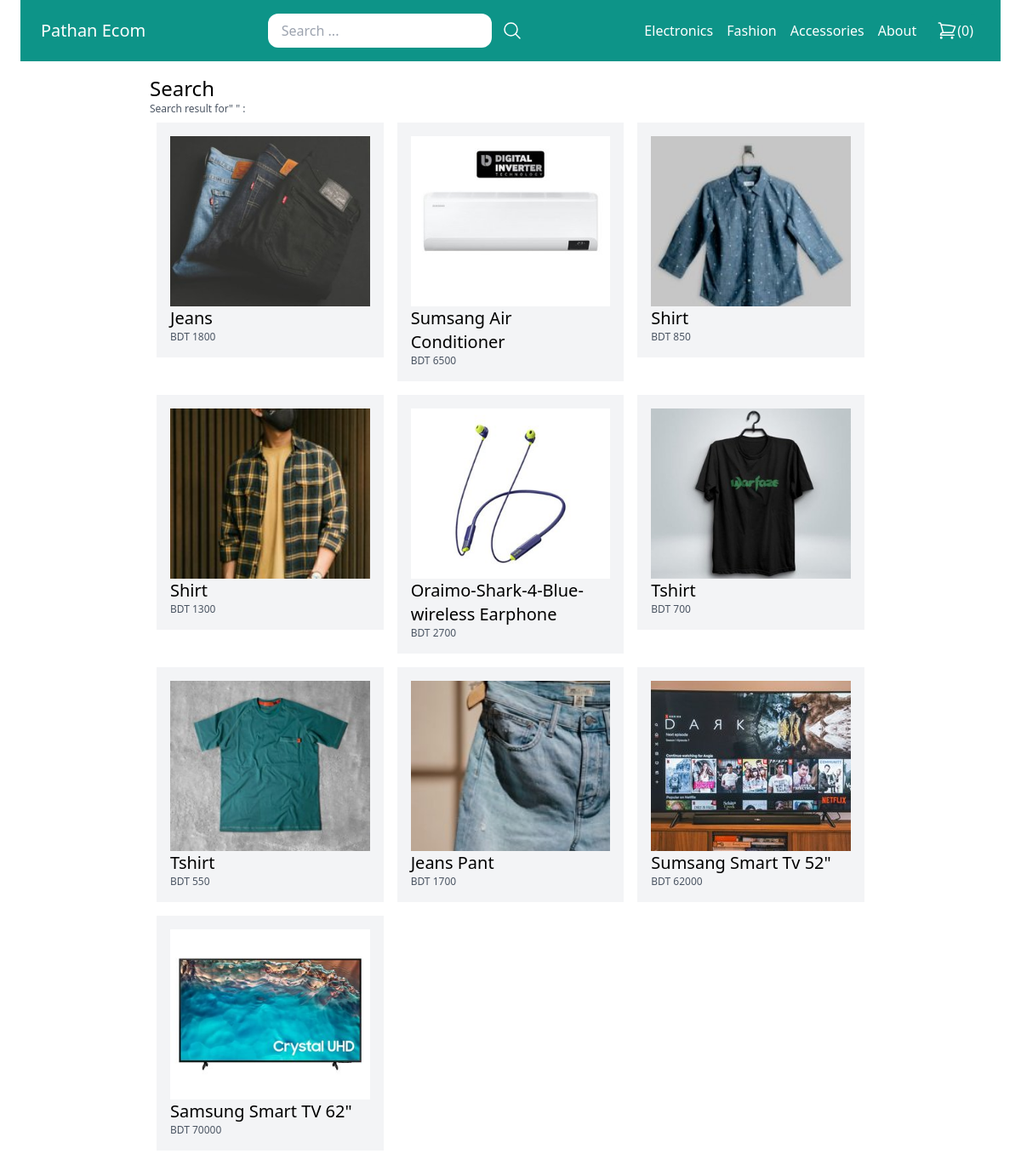
The app's page /search/ with its own data.
### store/models.py (models this page shows, shortened)
class Category(models.Model):
    title=models.CharField(max_length=50)
    slug=models.SlugField(max_length=50)
    class Meta:
        verbose_name_plural='Categories'

class Product(models.Model):
    DRAFT ='draft'
    WAITING_APPROVAL='waitingapproval'
    ACTIVE='active'
    DELETED='deleted'
    STATUS_CHOICES=(
        (DRAFT ,'Draft'),
        (WAITING_APPROVAL,'Waiting approval'),
        (ACTIVE,'Active'),
        (DELETED,'Deleted'),
    )
    user=models.ForeignKey(User,related_name='products',on_delete=models.CASCADE)
    category=models.ForeignKey(Category, related_name='products', on_delete=models.CASCADE)
    title=models.CharField(max_length=50)
    slug=models.SlugField(max_length=50)
    description=models.TextField(blank=True)
    price=models.IntegerField()
    image=models.ImageField(upload_to='uploads/product_images',blank=True,null=True)
    thumbnail=models.ImageField(upload_to='uploads/product_images/thumbnail',blank=True,null=True)
    created_at=models.DateTimeField(auto_now_add=True)
    updated_at=models.DateTimeField(auto_now=True)
    status=models.CharField(max_length=50,choices=STATUS_CHOICES,default=ACTIVE)
    class Meta:
        ordering=('-created_at',)
    def get_price(self):
        return self.price
    def get_thumbnail(self):
        if self.thumbnail:
            return self.thumbnail.url

### store/views.py (the view)
# urls.py: path('search/',views.search,name='search'),
def search(request):
    query=request.GET.get('query','')
    products=Product.objects.filter(status=Product.ACTIVE).filter(Q(title__icontains=query)|Q(description__icontains=query))
    return render(request,'store/search.html',{
        'query':query,
        'products':products,
    })

### store/cart.py (called while the page is built)
    def __len__(self):
        return sum(item['quantity'] for item in self.cart.values())

### store/context_processors.py (called while the page is built)
def cart(request):
    return {'cart':Cart(request)}

### store/templatetags/menu.py (called while the page is built)
@register.inclusion_tag("core_app/menu.html")
def menu():
    categories=Category.objects.all()
    return {'categories':categories}

### template/store/search.html (shortened to what this page needs)
{% extends 'core_app/base.html'%}
{%block content%}
<h1 class="text-2xl">Search</h1>
<h2 class="text-xs text-gray-600">Search result for" {{query}} " :</h2>
{% if products %}
    {% include 'partials/products.html'%}
{% else %}
    <p> There are no products matching this query !</p>
{%endif%}
{%endblock%}

### template/core_app/menu.html
{% for category in categories %}
<a href="{% url 'store:category_detail' category.slug %}" class="text-white">{{category.title}}</a>
{%endfor%}
<a href="{% url 'core_app:about'%}" class="text-white">About</a>

### template/partials/products.html
<div class="flex flex-wrap">
    {%for product in products%}
    <div class="product w-1/3 p-2">
        <div class="p-4 bg-gray-100">
            <a href="{% url 'store:product_detail' product.category.slug product.slug %}">
                <div style="width: 100%; height: 200px; overflow: hidden;">
                    <img src="{{ product.get_thumbnail }}" alt="Image of {{ product.title }}" style="width: 100%; height: 100%; object-fit: cover;">
                </div>
                <h2 class="text-xl">{{ product.title }}</h2>
                <p class="text-xs text-gray-600">BDT {{ product.get_price }}</p>
            </a>
        </div>
    </div>
    {%endfor%}
</div>

### records on screen
Category: title "Electronics"
Category: title "Fashion"
Category: title "Accessories"
Product: get_thumbnail (picture), title "Jeans", get_price "1800"
Product: get_thumbnail (picture), title "Sumsang Air Conditioner", get_price "6500"
Product: get_thumbnail (picture), title "Shirt", get_price "850"
Product: get_thumbnail (picture), title "Shirt", get_price "1300"
Product: get_thumbnail (picture), title "Oraimo-Shark-4-Blue-wireless Earphone", get_price "2700"
Product: get_thumbnail (picture), title "Tshirt", get_price "700"
Product: get_thumbnail (picture), title "Tshirt", get_price "550"
Product: get_thumbnail (picture), title "Jeans Pant", get_price "1700"
Product: get_thumbnail (picture), title "Sumsang Smart Tv 52\"", get_price "62000"
Product: get_thumbnail (picture), title "Samsung Smart TV 62\"", get_price "70000"

### other values on screen
{{ cart | length }} "0"
